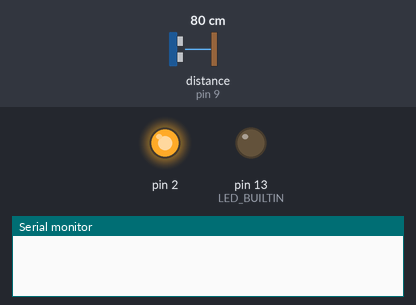
Simulated run of this sketch. Board: Arduino Uno, built with avr-gcc and run on an emulated ATmega328P. Shown: output pins drawn as LEDs (lit = HIGH), the last lines printed to the serial monitor. Dashed ring = blinking. Inputs (shaded band) come from the test bench; at power-on: distance to the obstacle (sensor on pin 9) 80 cm. The echo pulse lasts 58.3 µs per cm.

Above: at 1.2 s.
1.3 s: distance to the obstacle (sensor on pin 9) set to 2 cm
At 1.55 s:
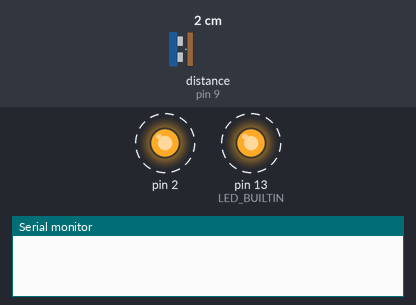
4.3 s: distance to the obstacle (sensor on pin 9) set to 98 cm
At 4.55 s:
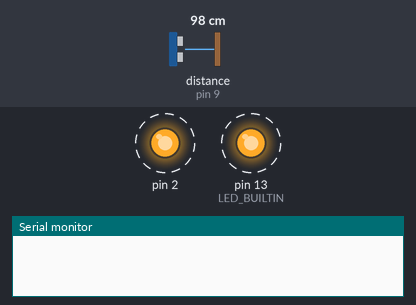
7.3 s: distance to the obstacle (sensor on pin 9) set to 103 cm
At 8.2 s:
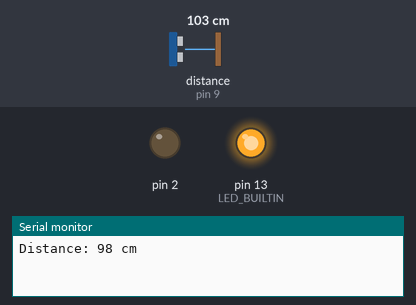
8.8 s: distance to the obstacle (sensor on pin 9) set to 4 cm
At 8.95 s:
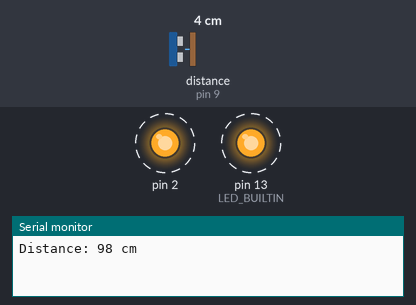
11.8 s: distance to the obstacle (sensor on pin 9) set to 120 cm
At 13.0 s:
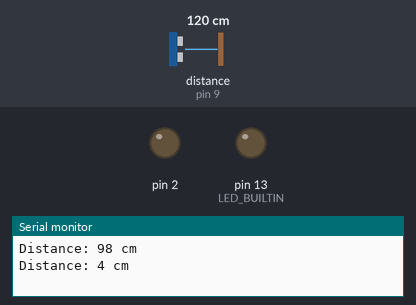
Timing chart, 0 to 14.3 s (numbered marks = the images above; inputs shaded):
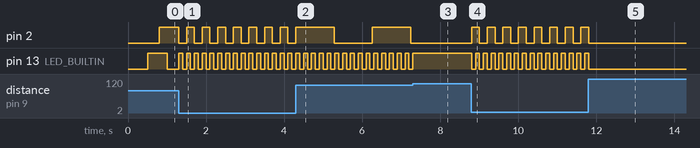

Measured:
- the behaviour switches between 100 and 101 cm on distance to the obstacle (sensor on pin 9) (found by bisection; images 2 and 3)
- after the input at 1.3 s, pin 2: alternates HIGH for 0.20 s and LOW for 0.20 s, starting at once; pin 13 (LED_BUILTIN): alternates HIGH for 0.10 s and LOW for 0.10 s, starting at once
- after the input at 4.3 s, pin 2: HIGH → LOW after 0.98 s, → HIGH 0.98 s later, → LOW 0.98 s later
- after the input at 7.3 s, pin 2: stays LOW (without the input it goes to HIGH after 0.92 s); pin 13 (LED_BUILTIN): goes on until 7.3 s, then stays HIGH
- after the input at 8.8 s, pin 2: alternates HIGH for 0.20 s and LOW for 0.20 s, starting at once; pin 13 (LED_BUILTIN): alternates HIGH for 0.10 s and LOW for 0.10 s, starting at once
- after the input at 11.8 s, pin 2, pin 13 (LED_BUILTIN): goes on until 11.8 s, then stays LOW

The sketch:

ProximitySensor.ino
```cpp
#include <HCSR04.h>


#define ECHO_pin 9
#define TRIG_pin 10


//Struct to keep track of everything associated with the blinking LED
struct LED_Timer {
  //previousMillis & currentMillis will be used to time the LED's blinks rather than a delay
  unsigned long previousMillis = 0;
  unsigned long currentMillis;

  //toggle interval is the minimum # of microseconds before the LED toggles to the opposite state
  long toggle_interval = 500;

  //The state of the LED
  int LED_state = LOW;
  int LED_pin;
};

//Struct to keep track of everything associated with timing the distance data sampling and serial printing
struct poll_data_timer {
  //These variables serve the same function as those of the same name in the LED_Timer
  unsigned long previousMillis = 0;
  unsigned long currentMillis;

  //Serves the same function as the toggle_interval, but for polling distance data
  long poll_interval;
};

//Declaring object from HCSR04 Library
UltraSonicDistanceSensor ultra_sonic(TRIG_pin, ECHO_pin);

//Distance from the sensor
int distance;

//Declaring led object
LED_Timer led;
LED_Timer builtin;

//Declaring two timers
poll_data_timer sensor_timer;
poll_data_timer serial_timer;

void setup() {
  //Initializes the LED struct
  init_LED(led,2);
  init_LED(builtin, LED_BUILTIN);

  //Sets the timing for the sensor to 50 ms
  sensor_timer.poll_interval = 50;

  //Sets the serial baud rate to 115200 baud
  Serial.begin(115200);

  //Sets the timing for serial print to 5s
  serial_timer.poll_interval = 5000;
}

void loop() {

  //Block checks if more than 50 ms have passed, if it has it will poll distance data
  sensor_timer.currentMillis = millis();
  if(sensor_timer.currentMillis - sensor_timer.previousMillis >= sensor_timer.poll_interval) {
    //Utilizing the object from the HRS04 with its member function measureDistanceCm,
    //  which returns the distance value in cm
    distance = ultra_sonic.measureDistanceCm();
    sensor_timer.previousMillis = sensor_timer.currentMillis;

    //If the object is farther than 1 meter, the LED will be set to LOW until the object is within
    //  1 meter.
    if(distance > 100) {
      digitalWrite(led.LED_pin, LOW);
      led.LED_state = LOW;

      //Interval value zero used as a flag for no blink
      led.toggle_interval = 0;
    }
    //There is a blink interval for every discrete cm between 10 & 100
    else if(distance <= 100 && distance > 10){
      update_toggle_interval(led, distance * 20);
      update_toggle_interval(led, distance * 10);
    }
    //Blink interval constant from 0 cm to 10 cm
    else {
      update_toggle_interval(led, 200);
      update_toggle_interval(builtin, 100);
    }

  }

  //The value 0 for toggle_interval is used as a flag for when the LED should keep its state at LOW
  //If the toggle_interval is not 0, the LED state will be updated
  if(led.toggle_interval != 0) {
    update_LED_state(led);
    update_LED_state(builtin);
  }

  //Block which prints the distance to serial every 5 seconds
  serial_timer.currentMillis = millis();
  if(serial_timer.currentMillis - serial_timer.previousMillis >= serial_timer.poll_interval) {
    serial_timer.previousMillis = serial_timer.currentMillis;
    Serial.println("Distance: " + String(distance) + " cm");
  }

}

//Function to update the interval of the led object which is passed
void update_toggle_interval(LED_Timer& led, int newInterval) {
  led.toggle_interval = newInterval;
}


//Function to update the state of the led object passed by reference based on its timer
void update_LED_state(LED_Timer& led) {
    //Measures the number of ms which have passed since the Arduino started up
    led.currentMillis = millis();

    //If the number of millseconds that have passed since the last update is greater than or equal to the interval
    if(led.currentMillis - led.previousMillis >= (led.toggle_interval)) {

      //Once in the if-block the currentMillis is assigned to the previousMillis for the next update
      led.previousMillis = led.currentMillis;

      //Toggles the state of the LED
      led.LED_state = ((led.LED_state) + 1) % 2;
      //led.LED_state = ((led.LED_state) == HIGH) ? LOW:HIGH;

      //Finally, sets the pin to the LED's new state
      digitalWrite(led.LED_pin, led.LED_state);
    }
  }

//Function to set up an LED
void init_LED(LED_Timer& led, int LED_pin){
  led.LED_pin = LED_pin;
  pinMode(LED_pin, OUTPUT);
}
```
